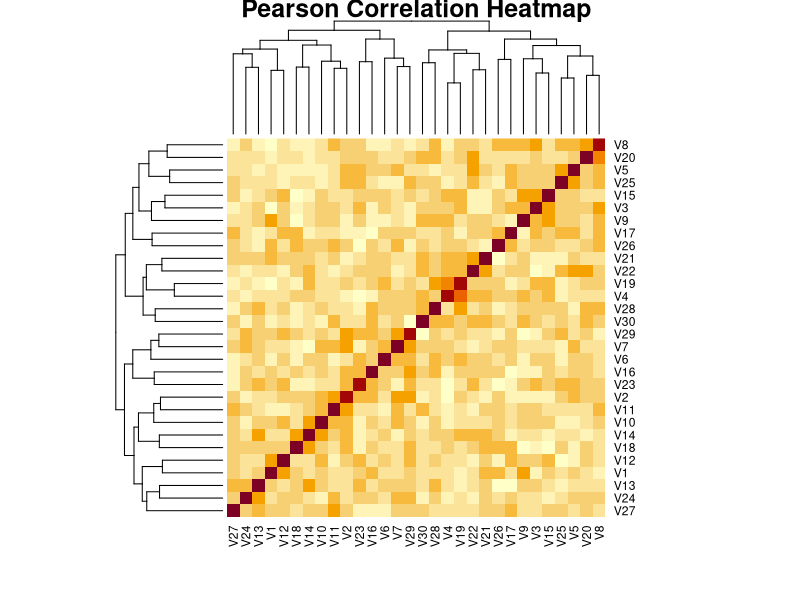

This figure's R source:
# Step 1: Generate random dataset
set.seed(42)
dataset <- matrix(sample(1:200, 100*30, replace=TRUE), nrow=100, ncol=30)

# Convert dataset to data frame
df <- as.data.frame(dataset)

# (i) Replace values with NA in the defined range [10, 60]
df[10:60, ] <- NA
missing_rows_count <- sum(rowSums(is.na(df)) > 0)
cat("Number of rows with missing values:", missing_rows_count, "\n")

# (ii) Replace NA values with column average
df <- apply(df, 2, function(x) ifelse(is.na(x), mean(x, na.rm=TRUE), x))

# (iii) Calculate Pearson correlation and plot heatmap
correlation_matrix <- cor(df)
heatmap(correlation_matrix, main="Pearson Correlation Heatmap")

# Select columns with correlation <= 0.7
corr_threshold <- 0.7
lower_corr_columns <- colnames(correlation_matrix)[apply(abs(correlation_matrix) <= corr_threshold, 2, all)]
cat("Columns with correlation <= 0.7:", lower_corr_columns, "\n")

# (iv) Normalize values between 0 and 10
normalized_df <- apply(df, 2, function(x) (x - min(x, na.rm=TRUE)) / (max(x, na.rm=TRUE) - min(x, na.rm=TRUE)) * 10)

# (v) Replace values with 1 if <= 0.5, else with 0
replaced_df <- apply(normalized_df, 2, function(x) ifelse(x <= 0.5, 1, 0))
